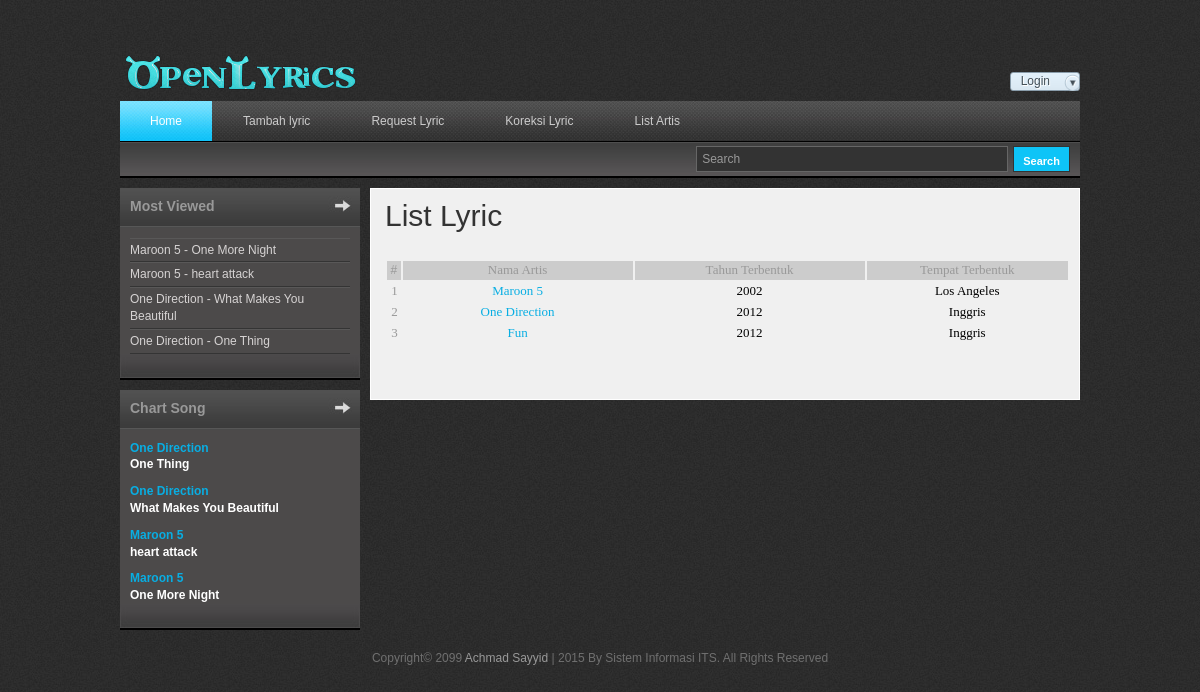
/artis.php, run on the app's committed database.
### tables this page shows
CREATE TABLE IF NOT EXISTS `lyric` (
  `id_lyric` int(3) NOT NULL AUTO_INCREMENT,
  `id_artis` int(3) NOT NULL,
  `id_member` int(3) NOT NULL,
  `id_album` int(3) NOT NULL,
  `judul` varchar(30) NOT NULL,
  `lyric` text NOT NULL,
  `album` varchar(20) NOT NULL,
  `views` int(5) NOT NULL,
  `tanggal` datetime NOT NULL,
  PRIMARY KEY (`id_lyric`)
);

CREATE TABLE IF NOT EXISTS `artis` (
  `id_artis` int(3) NOT NULL AUTO_INCREMENT,
  `nama` varchar(35) NOT NULL,
  `tahun` year(4) NOT NULL,
  `tempat_lahir` varchar(30) NOT NULL,
  `genre` varchar(20) NOT NULL,
  PRIMARY KEY (`id_artis`)
);

### artis.php (the view, shortened to what this page needs)
<?php
if(!isset($_SESSION['id_member'])){
    $id = "";
    }
include "conf.php";
?>
<!DOCTYPE html PUBLIC "-//W3C//DTD XHTML 1.0 Transitional//EN" "http://www.w3.org/TR/xhtml1/DTD/xhtml1-transitional.dtd">
<html xmlns="http://www.w3.org/1999/xhtml">
<head>
<link href="css/templatemo_style.css" rel="stylesheet" type="text/css" />
<link rel="stylesheet" type="text/css" href="css/ddsmoothmenu.css" />
<link rel="stylesheet" type="text/css" media="all" href="css/jquery.dualSlider.0.2.css" />
</head>
<body>
<div id="templatemo_wrapper">
    <div id="templatemo_header">
        <div id="site_title">
            <h1><a href="index.php">Open Lyrics</a></h1>
        </div>
        <br/>
        <?php
        $query="SELECT * FROM member WHERE id_member='$id'";
        $hasil = mysql_query($query, $koneksi);
        $record = mysql_fetch_array($hasil);
        if ($id !== "") {
        ?>
        <div id="header_right">
      <div id="loginContainer"> <span>Selamat Datang
        <?php echo $record['username'] ?>
        || </span> <span><a href="proses/logout.php">Logout</a>
        <div style="clear:both"></div>
      </div>
        </div>
        <?php }
        else { ?>
        <div id="header_right">
      <div id="loginContainer"> <a href="#" id="loginButton"><span>Login</span><em></em></a>
      </div>
        </div>
        <?php } ?>
    </div>
    <div id="templatemo_menu">
        <div id="top_nav" class="ddsmoothmenu">
            <ul>
        <li><a href="index.php" class="selected">Home</a></li>
        <li><a href="add_lyric.php">Tambah lyric</a></li>
        <li><a href="req_lyric.php">Request Lyric</a></li>
        <li><a href="corect_lyric.php">Koreksi Lyric</a></li>
        <li><a href="artis.php">List Artis</a></li>
            </ul>
            <br style="clear: left" />
        </div>
        <div id="menu_second_bar">
            <div id="templatemo_search">
                <form action="search.php" method="POST">
                  <input type="text" value="Search" name="keyword" onfocus="clearText(this)" onblur="clearText(this)" class="txt_field" />
                  <input type="submit" name="Search" value=" Search " class="sub_btn"  />
                </form>
            </div>
        </div>
    </div>
    <div id="templatemo_main">
        <div id="sidebar" class="float_l">
      <div class="sidebar_box"><span class="bottom"></span>
        <h3>Most Viewed</h3>
        <div class="content">
          <ul class="sidebar_list">
            <?php
                        $sql = "SELECT * FROM lyric ORDER by views DESC LIMIT 15";
                        $hasil=mysql_query($sql,$koneksi);
                        while($rows = mysql_fetch_array($hasil)){
                        $singer = mysql_fetch_array(mysql_query("SELECT nama FROM artis WHERE id_artis='".$rows['id_artis']."'"));
                        ?>
            <li><a href="view.php?id=<?php echo $rows['id_lyric'] ?>">
              <?php echo $singer['nama'] ." - ". $rows['judul'] ?>
              </a></li>
            <?php } ?>
          </ul>
        </div>
      </div>
      <div class="sidebar_box"><span class="bottom"></span>
        <h3>Chart Song</h3>
        <div class="content">
          <div class="bs_box">
            <?php
                        $sql = "SELECT * FROM lyric ORDER by tanggal DESC LIMIT 5";
                        $hasil=mysql_query($sql,$koneksi);
                        while($rows = mysql_fetch_array($hasil)){
                        $singer = mysql_fetch_array(mysql_query("SELECT nama FROM artis WHERE id_artis='".$rows['id_artis']."'"));
                        ?>
            <h4><a href="view.php?id=<?php echo $rows['id_lyric'] ?>">
              <?php echo $singer['nama'] ?>
            </h4>
            <p class="price">
              <?php echo $rows['judul'] ?>
            </p></a>
            <?php } ?>
          </div>
        </div>
      </div>
        </div>
        <div id="content" class="float_r">
            <h1>List Lyric</h1>
                <div id="contact_form">
                    <table width="685" border="0">
                      <tr>
                        <td width="10" bgcolor="#CCCCCC"><div align="center">#</div></td>
                        <td width="200" bgcolor="#CCCCCC"><div align="center"><font face="verdana" size="2">Nama Artis</font></div></td>
                        <td width="200" bgcolor="#CCCCCC"><div align="center"><font face="verdana" size="2">Tahun Terbentuk</font></div></td>
                        <td width="175" bgcolor="#CCCCCC"><div align="center"><font face="verdana" size="2">Tempat Terbentuk</font></div></td>
                      </tr>
                      <?php
                        $nomor = 1;
                        $sql = "SELECT * FROM artis";
                        $hasil=mysql_query($sql,$koneksi);
                        while($record=mysql_fetch_array($hasil)){
                      ?>
                      <tr>
                       <td valign="top">&nbsp;<font face="verdana" size="2"><?php echo $nomor++; ?></font></td>
                       <td valign="top"><div align="center"><font face="verdana" size="2"><a href="profil.php?id=<?php echo $record['id_artis']?>"><?php echo $record['nama']; ?></a></font></div></td>
                       <td valign="top"><div align="center"><font face="verdana" size="2" color="black"><?php echo $record['tahun']; ?></font></div></td>
                       <td valign="top"><div align="center"><font face="verdana" size="2" color="black"><?php echo $record['tempat_lahir']; ?></font></div></td>
                      </tr>
                      <?php } if ($record = "") { ?>
                      <h4>Tidak Ada Member !!</h4>
                      <div class="cleaner h50"></div><div class="cleaner h50"></div>
                      <div class="cleaner h50"></div>
                      <?php } ?>
                    </table>
                </div>
            </div>
    </div>
    <div id="templatemo_footer">
Copyright© 2099 <a href="https://www.facebook.com/prastyo.adi.108">Achmad Sayyid</a> | 2015 By Sistem Informasi ITS. All Rights Reserved
    </div>
</div>
</body>
</html>

### css/templatemo_style.css (style rules this page uses)
body { margin: 0; padding: 0; color: #999; font-family: Tahoma, Geneva, sans-serif; font-size: 12px; line-height: 1.4em; background-color: #2e2e2e; background-repeat: repeat; background-image: url(../images/templatemo_body.jpg) }
a, a:link, a:visited { color: #08aee3; font-weight: normal; text-decoration: none; }
p { margin: 0 0 10px 0; padding: 0; }
h1, h2, h3, h4, h5, h6 { color: #333; font-weight: normal; }
h1 { font-size: 30px; margin: 0 0 30px; padding: 5px 0; }
h3 { font-size: 20px; margin: 0 0 20px; padding: 0; }
h4 { font-size: 16px; margin: 0 0 15px; padding: 0; }
.float_l { float: left }
.float_r { float: right }
#templatemo_wrapper { width: 960px; margin: 0 auto; padding: 0 10px 10px; }
#templatemo_header { width: 100%; padding: 50px 0 10px; }
#templatemo_menu { width: 100%; height: 77px; margin-bottom: 10px; background: url(../images/templatemo_menu.jpg) repeat-x }
#templatemo_main { width: 100%; margin-bottom: 10px; }
#content { width: 680px; background: #f0f0f0; border: 1px solid #fff; padding: 14px; }
#sidebar { width: 240px }
#templatemo_footer { text-align: center; }
#site_title { float: left; widht: 100% height: 100% }
#site_title h1 { margin: 0; padding: 0; }
#site_title h1 a { display: block; width: 250px; height: 40px; font-size: 12px; text-indent: -10000px; color: #999; text-align: left; background: url(../images/templatemo_logo.png) no-repeat top left; }
#header_right { float: right; margin-top: 5px; }
#header_right a { color: #ccc; }
#menu_second_bar { padding: 5px 10px; }
#templatemo_search { float: right; }
#templatemo_search form { margin: 0; padding: 0; }
#templatemo_search .txt_field { float: left; display: block; margin-right: 5px; height: 24px; line-height: 24px; width: 300px; color: #999; font-size: 12px; padding: 0 5px; font-variant: normal; border: 1px solid #666; background: #333; }
#templatemo_search .sub_btn { float: right; display: block; color: #fff; height: 26px; font-size: 11px; font-weight: 700; line-height: 26px; cursor: pointer; border: 1px solid #333; background: #0ec4f7; }
.sidebar_box { position: relative; background: #4c4a4a; margin-bottom: 36px; }
.sidebar_box h3 { font-size: 14px; font-weight: 700; padding: 10px; width: 220px; height: 20px; margin-bottom: 0; background: url(../images/templatemo_sidebar_header.jpg) no-repeat; color: #999 }
.sidebar_box span.bottom { position: absolute; bottom: -26px; left: 0; width: 240px; height: 26px; background: url(../images/templatemo_sidebar_bottom.jpg) }
#sidebar .sidebar_box .content { padding: 10px 10px 0; }
#sidebar .sidebar_list { margin: 0; padding: 0; list-style: none; }
#sidebar .sidebar_list li { display: block; margin: 0; padding: 3px 0; border-top: 1px solid #595858; border-bottom: 1px solid #343434; }
#sidebar .sidebar_list li a { color: #d6d3d3; }
.bs_box { clear: both; margin-bottom: 20px }
.bs_box h4 { margin-bottom: 0 }
.bs_box h4 a { font-size: 12px; color: #08aee3; font-weight: 700 }
.bs_box .price { font-size: 12px; font-weight: 700; color: #fff }
#contact_form { padding: 0; width: 312px; margin-bottom: 40px; }
#templatemo_footer { color: #707070; }
#templatemo_footer a { color: #999; }
#loginContainer { position:relative; float:right; font-size:12px; }
#loginButton { display:inline-block; float:right; background:url(../images/buttonbg.png) repeat-x; border:1px solid #899caa; border-radius:3px; -moz-border-radius:3px; position:relative; z-index:30; cursor:pointer; }
#loginButton span { color:#445058; text-shadow:1px 1px #fff; padding:7px 29px 9px 10px; background:url(../images/loginArrow.png) no-repeat 53px 7px; }

### css/ddsmoothmenu.css (style rules this page uses)
.ddsmoothmenu ul { z-index:100; margin: 0; padding: 0; list-style-type: none; }
.ddsmoothmenu ul li { position: relative; display: inline; float: left; }
.ddsmoothmenu ul li a { display: block; padding: 0 30px; height: 40px; line-height: 40px; margin-right: 1px; font-size: 12px; color: #ccc; text-decoration: none; outline: none; text-align: center; background: url(images/templatemo_menu_divider.png) right center no-repeat }
.ddsmoothmenu ul li a.selected, .ddsmoothmenu ul li a:hover { color: #fff; background: url(../images/templatemo_menu_hover.jpg) repeat-x }

### data on the page
lyric: id_artis.nama "Maroon 5", judul "One More Night"
lyric: id_artis.nama "Maroon 5", judul "heart attack"
lyric: id_artis.nama "One Direction", judul "What Makes You Beautiful"
lyric: id_artis.nama "One Direction", judul "One Thing"
artis: nama "Maroon 5", tahun "2002", tempat_lahir "Los Angeles"
artis: nama "One Direction", tahun "2012", tempat_lahir "Inggris"
artis: nama "Fun", tahun "2012", tempat_lahir "Inggris"
